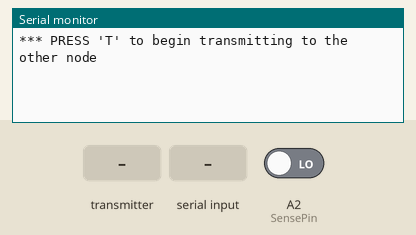
This sketch was run on a simulated Arduino Uno, built with avr-gcc and run on an emulated ATmega328P. On the bench: the last lines printed to the serial monitor. The test bench sets the inputs (shaded band); at power-on: A2 (SensePin) LOW. No radio packets arrive unless stated.

Above: at 1.2 s.
1.3 s: the transmitter starts sending Sum = 0
At 2.3 s:
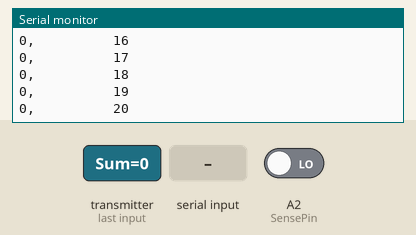
2.8 s: the transmitter starts sending scale = 256
At 3.8 s:
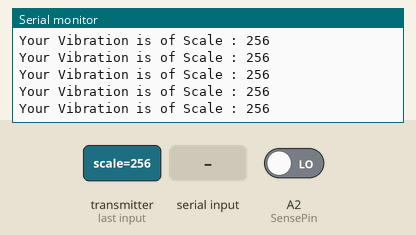
4.7 s: "T\n" received over Serial
At 6.1 s:
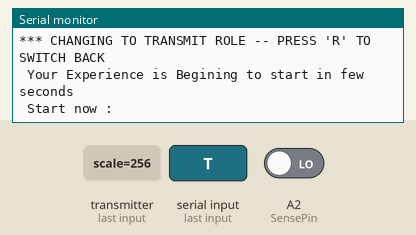
6.2 s: A2 (SensePin) driven HIGH
At 8.92 s:
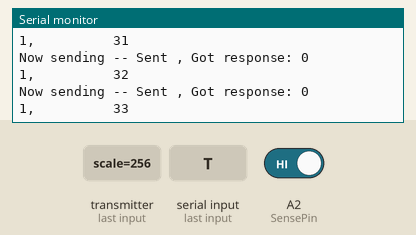
9.2 s: the transmitter starts sending rec = 256
At 9.43 s:
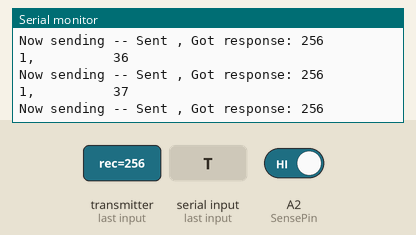
10.7 s: the transmitter starts sending rec = 512
At 10.78 s:
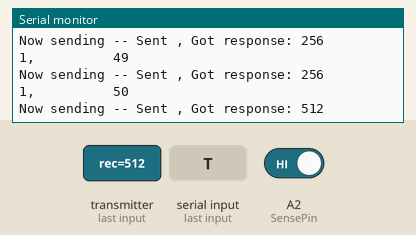
Timing chart, 0 to 13.2 s (numbered marks = the images above; inputs shaded):
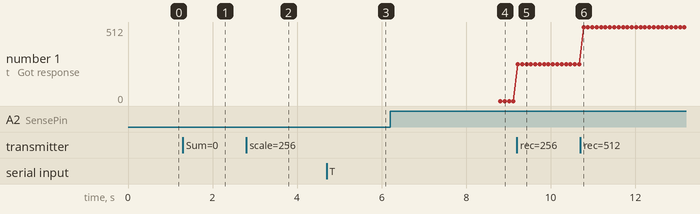

Measured:
- after the input at 1.3 s, the serial monitor: prints a new line at once (image 1)
- after the input at 2.8 s, the serial monitor: prints a new line at once (image 2)
- after the input at 4.7 s, the serial monitor: prints a new line at once (image 3)
- after the input at 6.2 s, the serial monitor: prints a new line after 2.5 s (image 4)
- after the input at 9.2 s, the serial monitor: prints a new line at once (image 5)
- after the input at 10.7 s, the serial monitor: prints a new line after 0.08 s (image 6)
- plotted number 1: 0 → 256 after the input at 9.2 s, 256 → 512 after the input at 10.7 s

The sketch:

Wireless.ino
```cpp
#include <SPI.h>
#include "RF24.h"

byte addresses[][6] = {"1Node","2Node"};


/***      Set this radio as radio number 0 or 1         ***/
bool radioNumber = 1;

//radioNumber=1 => Trasmitter; radioNumber=0=>Reciever
/* Hardware configuration: Set up nRF24L01 radio on SPI bus plus pins 7 & 8 */
RF24 radio(9,10);

// Used to control whether this node is sending or receiving
bool role = 0;

/**
* Create a data structure for transmitting and receiving data
* This allows many variables to be easily sent and received in a single transmission
*/

struct dataStruct{
  int Sum;
  int Read;
  int SamplingCount;
  int scale;
  unsigned long _micros;
  int rec;
} ;

dataStruct myData;

//myData.Sum = 0;
//myData.Read = 0;
//myData.SamplingCount = 0;
//myData.scale = 0;
int iCount =0;
int Sum2 = 0;
int SensePin = A2;
int sr = 150;
int sc = 0;


void setup()
{
  myData.Sum = 0;
  myData.Read = 0;
  myData.SamplingCount = 0;
  myData.scale = 0;
  Serial.begin(115200);
  //Serial.println(F("RF24/examples/GettingStarted_HandlingData"));
  Serial.println(F("*** PRESS 'T' to begin transmitting to the other node"));

  pinMode(SensePin, INPUT);

  radio.begin();
  radio.setPALevel(RF24_PA_LOW);

  // Open a writing and reading pipe on each radio, with opposite addresses
  if(radioNumber){
    radio.openWritingPipe(addresses[1]);
    radio.openReadingPipe(1,addresses[0]);
  }else{
    radio.openWritingPipe(addresses[0]);
    radio.openReadingPipe(1,addresses[1]);
  }

  //Start the radio listening for data
  radio.startListening();
}


void loop() {


/****************** Ping Out Role ***************************/
if (role == 1)  {

    Serial.print("\n Your Experience is Begining to start in few seconds");
    delay(1000);
    Serial.print("\n Start now : \n");
    delay(3000);
//    myData.SamplingCount = 0;
      for(iCount=0;iCount<sr;iCount++)
    {
       myData.Read = digitalRead(SensePin);
       Serial.print(myData.Read);
       Serial.print(',');
       //myData.Sum = myData.Sum + myData.Read;
       Sum2 = Sum2 + myData.Read;
       myData.SamplingCount = myData.SamplingCount + 1;
       Serial.print("    \t    ");
       sc=sc+1;
       Serial.println(sc);
       Serial.print("\n");
       delay(100);

       radio.stopListening();                                    // First, stop listening so we can talk.
       Serial.print(F("Now sending"));
       myData._micros = micros();
       myData.rec = 0;
       myData.scale = 0;
       if (!radio.write( &myData, sizeof(myData) )){
          Serial.println(F("failed"));
       }

      radio.startListening();                                    // Now, continue listening

      unsigned long started_waiting_at = micros();               // Set up a timeout period, get the current microseconds
      boolean timeout = false;                                   // Set up a variable to indicate if a response was received or not

      while ( ! radio.available() ){                             // While nothing is received
        if (micros() - started_waiting_at > 200000 ){            // If waited longer than 200ms, indicate timeout and exit while loop
            timeout = true;
            break;
        }
      }

      if ( timeout ){                                             // Describe the results
          Serial.println(F("Failed, response timed out."));
      }
      else

      {
                                                                // Grab the response, compare, and send to debugging spew
        radio.read( &myData, sizeof(myData) );
        //unsigned long time = micros();

        // Spew it
        Serial.print(F(" -- Sent "));
        Serial.print(F(", Got response: "));
        Serial.println(myData.rec);
        //Serial.print(F(", Round-trip delay "));
        //Serial.print(time-myData._micros);
        //Serial.print(F(" microseconds Value "));
        //Serial.println(myData.value);
      }
    }


    if(Sum2<=15)
    {
      Serial.print("Your Vibrations Is of Scale : 1");
      myData.scale=1;
    }
   else if(Sum2<=30)
    {
      Serial.print("Your Vibrations Is of Scale : 2");
      myData.scale=2;
    }
   else if(Sum2<=45)
    {
      Serial.print("Your Vibrations Is of Scale : 3");
      myData.scale=3;
    }
   else if(Sum2<=60)
    {
      Serial.print("Your Vibrations Is of Scale : 4");
      myData.scale=4;
    }
   else if(Sum2<=75)
    {
      Serial.print("Your Vibrations Is of Scale : 5");
      myData.scale=5;
    }
   else if(Sum2<=90)
    {
      Serial.print("Your Vibrations Is of Scale : 6");
      myData.scale=6;
    }
   else if(Sum2<=105)
    {
      Serial.print("Your Vibrations Is of Scale : 7");
      myData.scale=7;
    }
   else if(Sum2<=120)
    {
      Serial.print("Your Vibrations Is of Scale : 8");
      myData.scale=8;
    }
   else if(Sum2<=135)
    {
      Serial.print("Your Vibrations Is of Scale : 9");
      myData.scale=9;
    }
   else
    {
      Serial.print("Your Vibrations Is of Scale : 10");
      myData.scale=10;
    }
   delay(1000);
   Serial.print("\n");

   iCount=0;
   myData.Sum=0;
   Sum2 = 0;
   radio.stopListening();
       radio.write(&myData, sizeof(myData));
   radio.startListening();

   // Try again 1s later
    delay(1000);
  }


/****************** Pong Back Role ***************************/

  if ( role == 0 )
  {

    if( radio.available()){                                 // Variable for the received timestamp
      while (radio.available()) {                          // While there is data ready
        radio.read( &myData, sizeof(myData) );             // Get the payload
      }

      radio.stopListening();                               // First, stop listening so we can talk
      myData.rec = 1;                                    // Increment the float value
      radio.write( &myData, sizeof(myData) );              // Send the final one back.
      radio.startListening();                           // Now, resume listening so we catch the next packets.
      if(myData.scale==0)
      {
       Serial.print(myData.Read);
       Serial.print(',');
       Serial.print("    \t    ");
       sc=sc+1;
       Serial.println(sc);
       //Serial.print(myData.SamplingCount);
       Serial.println("\n");
      }
       if(myData.scale!=0)
       {
             Serial.print("Your Vibration is of Scale : ");
             Serial.println(myData.scale);
       }
      //Serial.print(F("Sent response "));
      //Serial.print(myData._micros);
      //Serial.print(F(" : "));
      //Serial.println(myData.value);
   }
 }


/****************** Change Roles via Serial Commands ***************************/

  if ( Serial.available() )
  {
    char c = toupper(Serial.read());
    if ( c == 'T' && role == 0 ){
      Serial.println(F("*** CHANGING TO TRANSMIT ROLE -- PRESS 'R' TO SWITCH BACK"));
      role = 1;                  // Become the primary transmitter (ping out)

   }
   else if ( c == 'R' && role == 1 ){
       Serial.println(F("*** CHANGING TO RECEIVE ROLE -- PRESS 'T' TO SWITCH BACK"));
       role = 0;                // Become the primary receiver (pong back)
       radio.startListening();

    }
  }


} // Loop
```
